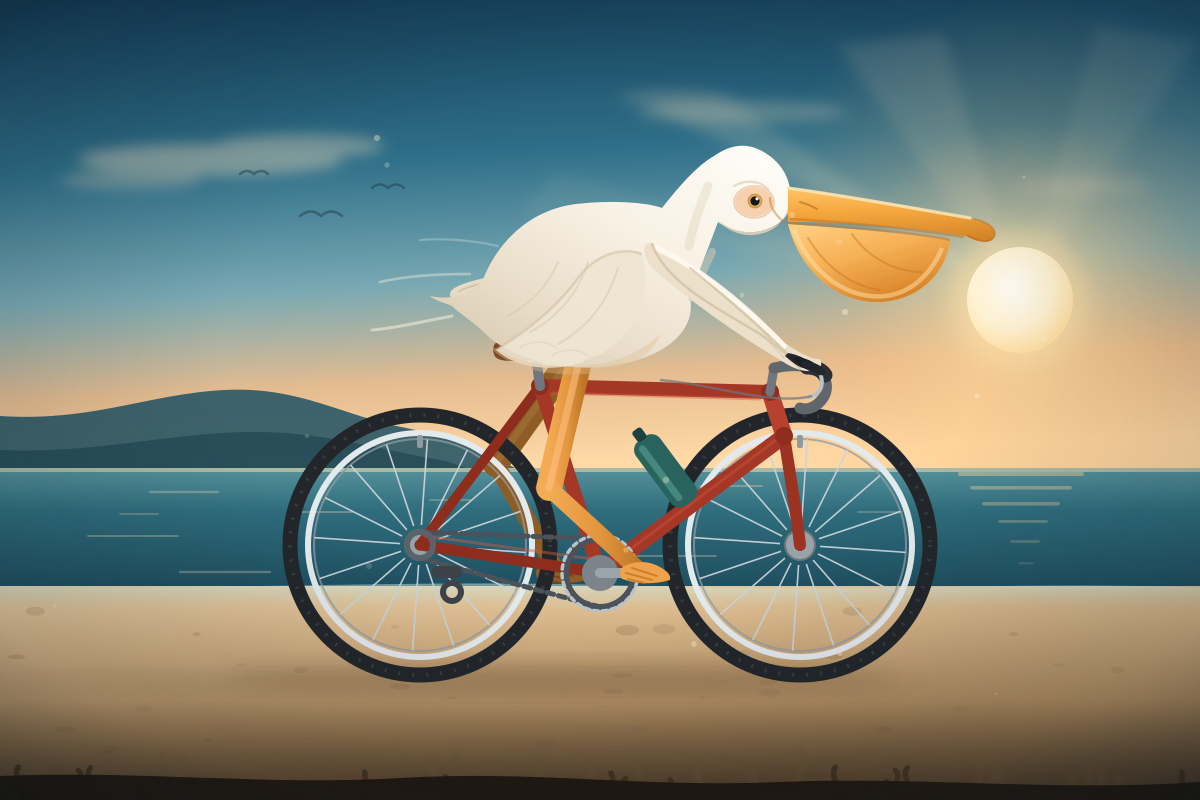
#> input picture pelican-bicycle.png, 1200 x 800 px; its folder holds only this picture in this run
$ python pack-sheet.py .. ../pelican-bicycle.png
#> lines starting #> are read from the running program, lines starting #| are printed output that depends on the picture
#!/usr/bin/env python3
"""
One picture of a pack: every still in a folder, four across, each with its name over it.

    python3 scripts/pack-sheet.py <folder of stills> <out.jpg> "label 1" "label 2" …
    python3 scripts/pack-sheet.py <folder of stills> <out.jpg> --labels labels.txt     one label a line

It is how Topics/<Topic>/pack.jpg is made (Topics/<Topic>/PACK.md says from which stills).
The stills are taken in file-name order; a still with no label is named after its file.
Needs Pillow:  pip install pillow
"""
import os
import sys
import textwrap

from PIL import Image, ImageDraw, ImageFont


def font(size: int):
    for path in (
        "/usr/share/fonts/truetype/dejavu/DejaVuSans-Bold.ttf",
        "/System/Library/Fonts/Supplemental/Arial Bold.ttf",
        "C:/Windows/Fonts/arialbd.ttf",
    ):
        if os.path.exists(path):
            return ImageFont.truetype(path, size)
    return ImageFont.load_default()


def main() -> int:
    if len(sys.argv) < 3:
        print(__doc__.strip())
        return 1
    src, out, labels = sys.argv[1], sys.argv[2], sys.argv[3:]
    if len(labels) == 2 and labels[0] == "--labels":
        with open(labels[1], encoding="utf-8") as handle:
            labels = [line.strip() for line in handle if line.strip()]
    files = sorted(f for f in os.listdir(src) if f.lower().endswith((".jpg", ".jpeg", ".png")))
    if not files:
        print(f"No stills in {src}.")
        return 1
    tiles = [Image.open(os.path.join(src, f)).convert("RGB") for f in files]
    scale, cols, band = 0.72, 4, 58
    w, h = int(tiles[0].width * scale), int(tiles[0].height * scale)
#> w = 864; h = 576
    rows = (len(tiles) + cols - 1) // cols
#> rows = 1
    sheet = Image.new("RGB", (w * cols, (h + band) * rows), (20, 20, 22))
    draw = ImageDraw.Draw(sheet)
    bold = font(19)
    for i, tile in enumerate(tiles):
        x, y = (i % cols) * w, (i // cols) * (h + band)
        sheet.paste(tile.resize((w, h)), (x, y + band))
        text = labels[i] if i < len(labels) else files[i]
        for k, line in enumerate(textwrap.wrap(f"{i + 1}  {text}", 36)[:2]):
            draw.text((x + 8, y + 6 + k * 24), line, fill=(255, 222, 96), font=bold)
#> this loop made 1 pass
#> (x, y, text) on pass 1: (0, 0, 'pelican-bicycle.png')
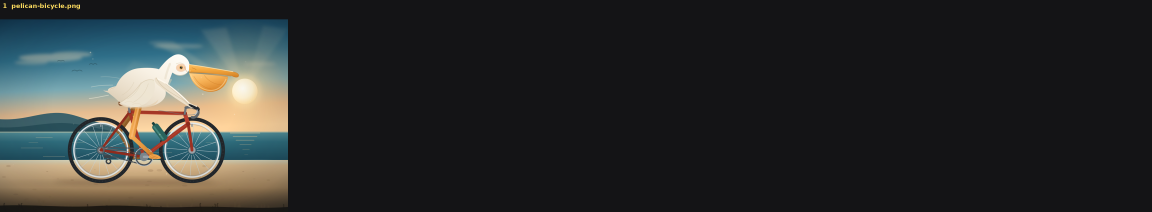
#> sheet: PIL image 3456x634 RGB (shown at 1/3 size); mean R, G, B 42.8, 44.9, 44.3
    sheet.save(out, quality=86)
    print(f"{out}: {len(tiles)} stills, {sheet.width}x{sheet.height}")
#| ../pelican-bicycle.png: 1 stills, 3456x634
    return 0


if __name__ == "__main__":
    sys.exit(main())
#> (the program exits here)
